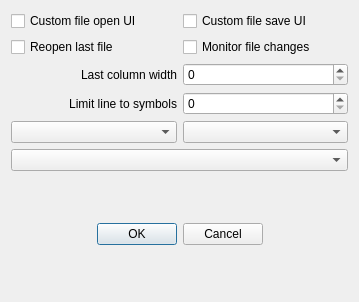
<?xml version="1.0" encoding="UTF-8"?>
<ui version="4.0">
 <class>CSettingsDialog</class>
 <widget class="QDialog" name="CSettingsDialog">
  <property name="geometry">
   <rect>
    <x>0</x>
    <y>0</y>
    <width>359</width>
    <height>302</height>
   </rect>
  </property>
  <property name="windowTitle">
   <string>Settings</string>
  </property>
  <property name="modal">
   <bool>true</bool>
  </property>
  <layout class="QVBoxLayout" name="verticalLayout">
   <item>
    <layout class="QHBoxLayout" name="m_pLayoutFileUI">
     <item>
      <widget class="QCheckBox" name="m_pCheckFileOpenUI">
       <property name="text">
        <string>Custom file open UI</string>
       </property>
      </widget>
     </item>
     <item>
      <widget class="QCheckBox" name="m_pCheckFileSaveUI">
       <property name="text">
        <string>Custom file save UI</string>
       </property>
      </widget>
     </item>
    </layout>
   </item>
   <item>
    <layout class="QHBoxLayout" name="m_pLayoutFileOpts">
     <item>
      <widget class="QCheckBox" name="m_pCheckReopenLast">
       <property name="text">
        <string>Reopen last file</string>
       </property>
      </widget>
     </item>
     <item>
      <widget class="QCheckBox" name="m_pCheckMonitorFile">
       <property name="text">
        <string>Monitor file changes</string>
       </property>
      </widget>
     </item>
    </layout>
   </item>
   <item>
    <layout class="QHBoxLayout" name="m_pLayoutLastColumn">
     <item>
      <widget class="QLabel" name="m_pLabelColumnWidth">
       <property name="text">
        <string>Last column width</string>
       </property>
       <property name="alignment">
        <set>Qt::AlignRight|Qt::AlignTrailing|Qt::AlignVCenter</set>
       </property>
      </widget>
     </item>
     <item>
      <widget class="QSpinBox" name="m_pEditColumnWidth">
       <property name="maximum">
        <number>1000000</number>
       </property>
      </widget>
     </item>
    </layout>
   </item>
   <item>
    <layout class="QHBoxLayout" name="m_pLayoutLineLimit">
     <property name="sizeConstraint">
      <enum>QLayout::SetDefaultConstraint</enum>
     </property>
     <item>
      <widget class="QLabel" name="m_pLabelLineLimit">
       <property name="text">
        <string>Limit line to symbols</string>
       </property>
       <property name="alignment">
        <set>Qt::AlignRight|Qt::AlignTrailing|Qt::AlignVCenter</set>
       </property>
      </widget>
     </item>
     <item>
      <widget class="QSpinBox" name="m_pEditLineLimit">
       <property name="sizePolicy">
        <sizepolicy hsizetype="Minimum" vsizetype="Maximum">
         <horstretch>0</horstretch>
         <verstretch>0</verstretch>
        </sizepolicy>
       </property>
       <property name="maximum">
        <number>1000000</number>
       </property>
      </widget>
     </item>
    </layout>
   </item>
   <item>
    <layout class="QHBoxLayout" name="m_pLayoutFontSize">
     <item>
      <widget class="QComboBox" name="m_pFontUI"/>
     </item>
     <item>
      <widget class="QComboBox" name="m_pFontLog"/>
     </item>
    </layout>
   </item>
   <item>
    <widget class="QComboBox" name="m_pComboFilterType"/>
   </item>
   <item>
    <widget class="QWidget" name="m_pWidgetSpacingDesktop" native="true">
     <property name="sizePolicy">
      <sizepolicy hsizetype="Preferred" vsizetype="Expanding">
       <horstretch>0</horstretch>
       <verstretch>0</verstretch>
      </sizepolicy>
     </property>
    </widget>
   </item>
   <item>
    <widget class="QDialogButtonBox" name="m_pButtonsDialog">
     <property name="orientation">
      <enum>Qt::Horizontal</enum>
     </property>
     <property name="standardButtons">
      <set>QDialogButtonBox::Cancel|QDialogButtonBox::Ok</set>
     </property>
     <property name="centerButtons">
      <bool>true</bool>
     </property>
    </widget>
   </item>
   <item>
    <widget class="QWidget" name="m_pWidgetSpacingMobile" native="true">
     <property name="sizePolicy">
      <sizepolicy hsizetype="Preferred" vsizetype="Expanding">
       <horstretch>0</horstretch>
       <verstretch>0</verstretch>
      </sizepolicy>
     </property>
    </widget>
   </item>
  </layout>
 </widget>
 <resources/>
 <connections>
  <connection>
   <sender>m_pButtonsDialog</sender>
   <signal>accepted()</signal>
   <receiver>CSettingsDialog</receiver>
   <slot>accept()</slot>
   <hints>
    <hint type="sourcelabel">
     <x>248</x>
     <y>254</y>
    </hint>
    <hint type="destinationlabel">
     <x>157</x>
     <y>274</y>
    </hint>
   </hints>
  </connection>
  <connection>
   <sender>m_pButtonsDialog</sender>
   <signal>rejected()</signal>
   <receiver>CSettingsDialog</receiver>
   <slot>reject()</slot>
   <hints>
    <hint type="sourcelabel">
     <x>316</x>
     <y>260</y>
    </hint>
    <hint type="destinationlabel">
     <x>286</x>
     <y>274</y>
    </hint>
   </hints>
  </connection>
 </connections>
</ui>
